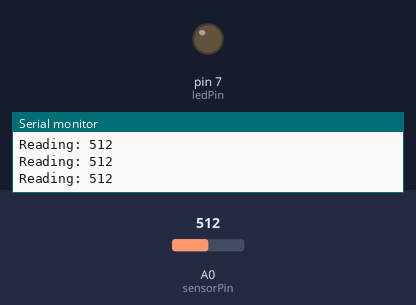
The sketch below on a simulated Arduino Uno, built with avr-gcc and run on an emulated ATmega328P. Shown: output pins drawn as LEDs (lit = HIGH), the last lines printed to the serial monitor. Inputs (shaded band) come from the test bench; at power-on: A0 (sensorPin) = 512.

Above: at 1.2 s.
1.3 s: A0 (sensorPin) set to 110
2.8 s: A0 (sensorPin) set to 92
At 3.4 s:
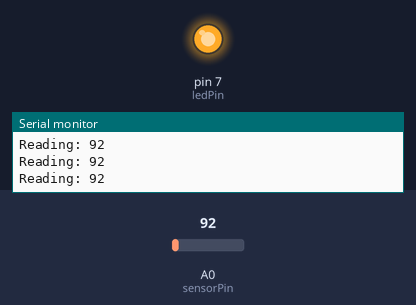
4.3 s: A0 (sensorPin) set to 122
At 4.7 s:
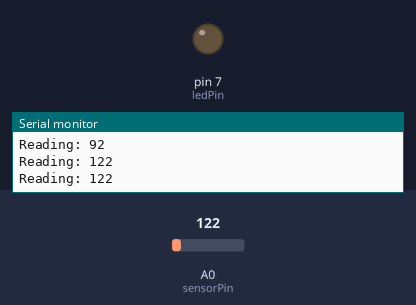
5.9 s: A0 (sensorPin) set to 90
At 7.3 s:
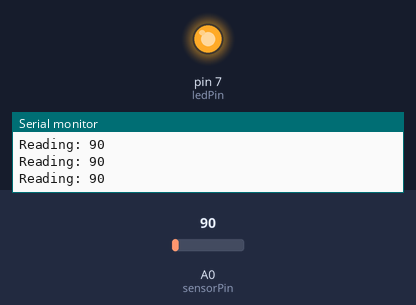
Timing chart, 0 to 8.5 s (numbered marks = the images above; inputs shaded):
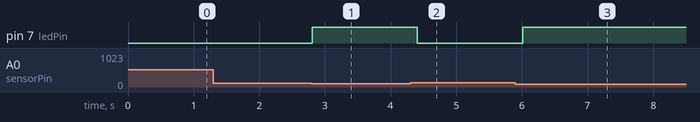

The sketch:

practice-8.ino
```cpp
/**
 * @file practice-8.ino
 * @author fermeridamagni
 * @date 2025-10-22
 * @description Analog sensor reader that activates an LED when the sensor reading falls below a threshold of 100.
 */

const int sensorPin = A0;
const int ledPin = 7;

void setup() {
  Serial.begin(9600);

  pinMode(ledPin, OUTPUT);
  pinMode(sensorPin, INPUT);
}


void loop() {
  int reading = analogRead(sensorPin);

  if (reading < 100) {
    digitalWrite(ledPin, HIGH);
  } else {
    digitalWrite(ledPin, LOW);
  }

  Serial.print("Reading: ");
  Serial.print(reading);
  Serial.println();

  delay(200);
}
```

Measured:
- the behaviour switches between 100 and 99 on A0 (sensorPin) (found by bisection; images 0 and 1)
- after the input at 2.8 s, pin 7 (ledPin): LOW → HIGH at once
- after the input at 4.3 s, pin 7 (ledPin): HIGH → LOW after 0.11 s
- after the input at 5.9 s, pin 7 (ledPin): LOW → HIGH after 0.11 s
